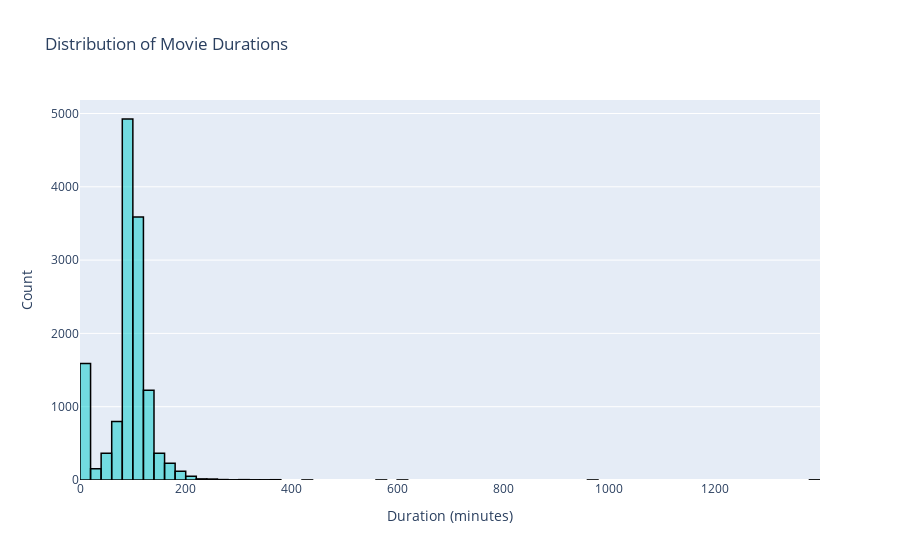

Notebook code for this chart:
### Code cell
duration_hist = go.Histogram(x=movie_metadata['duration'], nbinsx=int(movie_metadata['duration'].max()//10), marker=dict(color='rgba(0, 204, 204, 0.5)', line=dict(color='rgb(0,0,0)',width=1.5)))
layout = go.Layout(title='Distribution of Movie Durations', xaxis=dict(title='Duration (minutes)'), yaxis=dict(title='Count'))
fig = go.Figure(data=[duration_hist], layout=layout)
fig.show()

### Figure 1 — Plotly figure (JSON) as saved in the notebook; plotly's stock layout.template omitted (floating-point values rounded to 4 significant figures; data arrays with more than 128 entries replaced by an {"elided": "..."} marker saying what was removed)
{"data": [{"marker": {"color": "rgba(0, 204, 204, 0.5)", "line": {"color": "rgb(0,0,0)", "width": 1.5}}, "nbinsx": 138, "type": "histogram", "x": {"elided": "13464 int values"}}], "layout": {"title": {"text": "Distribution of Movie Durations"}, "xaxis": {"title": {"text": "Duration (minutes)"}}, "yaxis": {"title": {"text": "Count"}}}}
